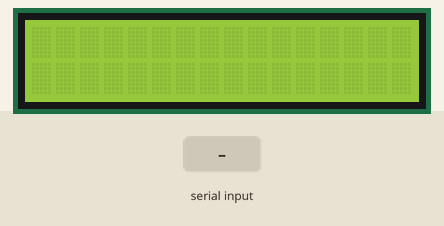
The sketch below on a simulated Arduino Uno, built with avr-gcc and run on an emulated ATmega328P. Shown: 16×2 character LCD. The test bench sets the inputs (shaded band). What the sketch prints to the serial monitor is not drawn.

Above: at 1.2 s.
1.3 s: "N90\n" received over Serial
At 2.3 s:
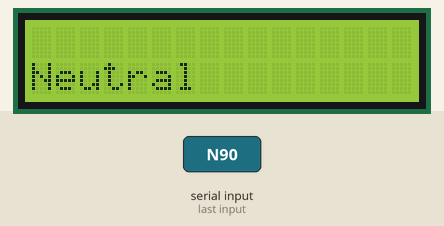
2.8 s: "x" received over Serial
5.8 s: byte 115 ('s') received over Serial
At 6.8 s:
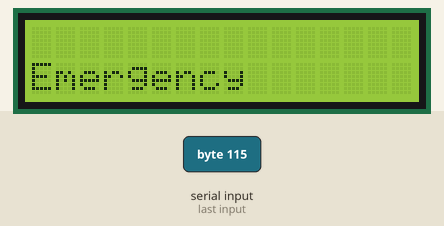
Timing chart, 0 to 8.8 s (numbered marks = the images above; inputs shaded):
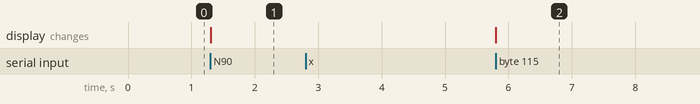

Measured:
- after the input at 1.3 s, the display: changes at once (image 1)
- after the input at 2.8 s, every drawn part: stays the same
- after the input at 5.8 s, the display: changes at once (image 2)

The sketch:

LocoArduino.ino
```cpp
#include <LiquidCrystal.h>

// Output Pin Definitions
const int sd_pin = 2;
const int pwm_pin = 3;
const int horn_pin = 4;
const int brakes_pin = 5;
const int power_pin = 6;
const int cap_pin = 7;
const int rheo_pin = 8;
const int spare_pin_1 = 9;
const int spare_pin_2 = 10;

// Analog Input Pin Definitions
const int battery_voltage_pin = 2;
const int cap_voltage_pin = 3;
const int current_sensor_pin = 4;
const int temp_sensor_pin = 5;

// LCD Display Setup
//LiquidCrystal lcd(50, 51, 49, 48, 47, 46);    // FOR ACTUAL LCD
LiquidCrystal lcd(12, 11, 10, 9, 8, 7);  // FOR TESTING

// Digital Input Pin Definitions
const int autostop_pin = 13;  // IR sensor
const int encoder_1a = 25;
const int encoder_1b = 26;
const int encoder_1i = 27;    // Index
const int encoder_2a = 28;
const int encoder_2b = 29;
const int encoder_2i = 30;    // Index


// Output Variables
boolean brakes; // BRAKES relay
boolean power;  // POWER ISOLATE relay
boolean cap;   // CAP ISOLATE relay
boolean rheo; // RHEO relay
boolean sd;  // Driver shutdown pins
int pwm = 128;   // Output to MOSFET drivers

// Recieved Variables
boolean deadman = 1;
char drive;
boolean regen;
char mode;
boolean auto_stop;
int desired_speed;

// Sent Variables
int actual_speed = 0;
int battery_voltage = 48;
int cap_voltage = 0;

// Timing Variables
boolean exit_flag;
boolean first_loop;
const unsigned long timeout = 10000;
unsigned long deadman_time = 0;
const unsigned long data_refresh_time = 250;
unsigned long send_time = 0;

void setup() {
  // put your setup code here, to run once:
  Serial.begin(9600);
  common_function();
  lcd.begin(16,2);
  lcd.clear();
  lcd.setCursor(0,1);
  lcd.print("Initialising...");
}

void loop() {
  exit_flag=0;
  first_loop = 0;
  lcd.clear();
  lcd.setCursor(0,1);
  while(exit_flag==0&&drive=='N'){  // Neutral, shutdown pin low
    if(first_loop == 0){  // Code here executes once
      lcd.print("Neutral");
      first_loop = 1;
    }                     // Code here repeats
  common_function();

  }


  while(exit_flag==0&&drive!='N'){
    while(exit_flag==0&&regen==0){
      while(exit_flag==0&&auto_stop==0){
      // Standard, forward/backward drive, speed set by controller
      common_function();

      }
      while(exit_flag==0&&auto_stop==1){
      // Standard, forward/backward drive, speed set by controller, but enters auto stop when signal recieved
      common_function();

      }
    }
    while(exit_flag==0&&regen==1){
      while(exit_flag==0&&mode=='D'){
      // Forward/backward drive, speed set by controller, but capacitor disconnected and emptied
      common_function();

      }
      while(exit_flag==0&&mode=='C'){
      // Automatic regen collection, battery disconnected, slows train down to stop within required distance
      common_function();

      }
      while(exit_flag==0&&mode=='U'){
      // Forward/backward drive, speed set by controller, batteries disconnected, power from capacitor
      common_function();

      }
    }
  }
}

void common_function(){
  communications();
  while((millis()-deadman_time) > timeout || deadman == 0){ // deadman timeout
    // Neutral, parking brake on
    lcd.clear();
    lcd.setCursor(0,1);
    lcd.print("Emergency");
    communications(); // will continue in shutdown mode until deadman is pressed again
  }
}

void communications(){
  // Received data
  char incoming_byte;
  while (Serial.available()>0){
    incoming_byte = Serial.read();
    if (incoming_byte=='X'){
      deadman = 1;
      deadman_time = millis();
    }
    if (incoming_byte == 'x'){
      deadman = 0;
    }
    if(incoming_byte=='h'){
      digitalWrite(horn_pin,0);
    }
    if(incoming_byte=='H'){
      digitalWrite(horn_pin,1);
    }
    if(incoming_byte=='N'){
      drive = 'N';
      exit_flag = 1;
    }
    if(incoming_byte=='F'){
      drive = 'F';
      exit_flag = 1;
    }
    if(incoming_byte=='B'){
      drive = 'B';
      exit_flag = 1;
    }
    if(incoming_byte=='r'){
      regen = 0;
      exit_flag = 1;
    }
    if(incoming_byte=='R'){
      regen = 1;
      exit_flag = 1;
    }
    if(incoming_byte=='D'){
      mode = 'D';
      exit_flag = 1;
    }
    if(incoming_byte=='C'){
      mode = 'C';
      exit_flag = 1;
    }
    if(incoming_byte=='U'){
      mode = 'U';
      exit_flag = 1;
    }
    if(incoming_byte=='a'){
      auto_stop = 0;
      exit_flag = 1;
    }
    if(incoming_byte=='A'){
      auto_stop = 1;
      exit_flag = 1;
    }
    if(incoming_byte=='s'){
      desired_speed = Serial.parseInt();
    }

  }
  // Send data
    if((millis()-send_time) > data_refresh_time){
      Serial.write('s');
      Serial.write(actual_speed);
      Serial.write('v');
      Serial.write(battery_voltage);
      Serial.write('c');
      Serial.write(cap_voltage);
      Serial.write('p');
      Serial.write(pwm);
      send_time = millis();
    }
}
```
